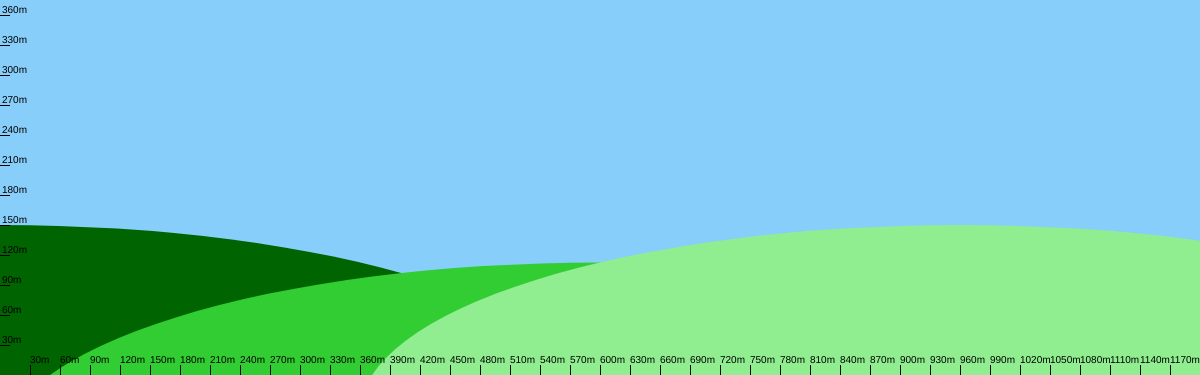
Frame 1 (no input)
Frame 60 (no input): identical to frame 1, image omitted
Frame 120 (the mouse pressed at the canvas centre since frame 60): identical to frame 1, image omitted

The p5.js sketch that drew this single still picture (run headless with seeded random() and noise() and a simulated clock; from frame 60 on, the mouse is pressed at the canvas centre):

// p5.js sketch
// ── sketch.js
//let canvasWidth = 700;
//let canvasHeight = (canvasWidth * 9) / 16;
let canvasWidth = 0; //windowWidth;
let canvasHeight = 0;
let dt = 0.1;
let g = 9.81; // gravity

let groundSpots = [];
let groundSpotsMax = 30;
let time_ellapsed = 0;

let vInput;
let thetaInput;
let startButton;

let v;
let theta;
let running = false;

let _position;
let velocity;

let projectionLine = true;
let maxHeightLine = true;
let maxHeight = canvasHeight;

function setup() {
  canvasWidth = windowWidth;
  canvasHeight = (canvasWidth * 5) / 16;
  createCanvas(canvasWidth, canvasHeight);
  background(200);

  //createP("Initial velocity (v):");
  createP("السرعة الابتدائية (m/s):");
  vInput = createInput();

  //createP("Angle (theta) from the horizontal axis (in degrees):");
  createP("زاوية الإطلاق بالنسبة للأفق(بالدَّرجات):");
  thetaInput = createInput();

  startButton = createButton("أطلق!");
  startButton.mousePressed(startSimulation);
}

function startSimulation() {
  groundSpots = [];
  time_ellapsed = 0;
  running = true;
  maxHeight = canvasHeight;

  let vValue = parseFloat(vInput.value());
  let thetaValue = parseFloat(thetaInput.value()) * (PI / 180);

  _position = createVector(0, canvasHeight);
  velocity = createVector(vValue * cos(thetaValue), -vValue * sin(thetaValue));
}

function draw() {
  drawBackground();
  drawRulerHorizontal();
  drawRulerVertical();

  colorMode(HSL);
  for (let i = groundSpots.length - 1; i >= 0; i--) {
    stroke(0);
    strokeWeight(1);
    let c = color((i * 17) % 256, 100, 50);
    fill(c);
    ellipse(groundSpots[i].x, groundSpots[i].y, 10, 10);
    let tx = groundSpots[i].x;
    let ty = groundSpots[i].y - 2 * groundSpotsMax + 10 * (i % 5);
    stroke(c);
    line(groundSpots[i].x, groundSpots[i].y, tx, ty);
    strokeWeight(5);
    stroke(255);
    fill(0);
    textSize(15);
    textAlign(CENTER, CENTER);
    text(int(groundSpots[i].t * 100) / 100 + "s", tx, ty);
  }
  colorMode(RGB);

  if (running) {
    if (maxHeightLine) {
      drawMaxHeight();
    }
    update_position();
    checkBoundary();
    if (projectionLine) {
      drawRullerProjection();
    }
    displayProjectile();
  }
}

function update_position() {
  time_ellapsed += dt;
  velocity.y += g * dt;
  _position.x += velocity.x * dt;
  _position.y += velocity.y * dt - 0.5 * g * dt * dt;
}

function checkBoundary() {
  if (_position.y > canvasHeight) {
    groundSpots.push({ x: _position.x, y: canvasHeight, t: time_ellapsed });
    if (groundSpots.length > groundSpotsMax) {
      groundSpots.pop();
    }
    _position.y = canvasHeight;
    velocity.y = -0.8 * velocity.y;
    //running = false;
  }
  if (_position.x > canvasWidth) {
    _position.x = canvasWidth;
    velocity.x = -0.8 * velocity.y;
  }
}

function displayProjectile() {
  fill(255, 0, 0);
  stroke(0);
  ellipse(_position.x, _position.y, 10, 10);
}

function drawBackground() {
  background(135, 206, 250); // Set background color to blue sky

  fill(50, 205, 50); // Set fill color to green for grass
  noStroke(); // Set no stroke for grass

  // Draw 3 ellipses for the grass
  fill(0, 100, 0);
  ellipse(width * 0, height * 1.1, width, height);
  fill(50, 205, 50);
  ellipse(width * 0.5, height * 1.2, width, height);
  fill(144, 238, 144);
  ellipse(width * 0.8, height * 1.1, width, height);
}

function drawRulerHorizontal() {
  fill(0);
  noStroke();
  textSize(10);
  textAlign(LEFT, BOTTOM);
  for (let x = 30; x < width; x += 30) {
    rect(x, canvasHeight - 10, 1, 10);
    text(x + "m", x, canvasHeight - 10);
  }
}

function drawRulerVertical() {
  fill(0);
  noStroke();
  textSize(10);
  textAlign(LEFT, BOTTOM);
  for (let y = 30; y < width; y += 30) {
    rect(0, canvasHeight - y, 10, 1);
    text(y + "m", 2, canvasHeight - y);
  }
}

function drawRullerProjection() {
  if (running) {
    noFill(0);
    stroke(255, 0, 0);
    lineDashed(_position.x, 0, _position.x, canvasHeight);
    lineDashed(0, _position.y, width, _position.y);
  }
}

function drawMaxHeight() {
  if (running) {
    if (maxHeight > _position.y) {
      maxHeight = _position.y;
    }
    noFill();
    stroke(255, 255, 0);
    lineDashed(0, maxHeight, width, maxHeight);
    noStroke();
    fill(255, 255, 0);
    textSize(15);
    textAlign(LEFT, BOTTOM);
    text(
      Math.round((canvasHeight - maxHeight) * 100) / 100 + "m",
      30,
      maxHeight
    );
  }
}

function lineDashed(x0, y0, x1, y1) {
  strokeWeight(1);
  let spaces = 15;
  let dx = x0 - x1;
  let dy = y0 - y1;
  let slope = dy / dx;
  let epols = dx / dy;
  let dis = y0 - slope * x0;
  let sid = x0 - epols * y0;

  if (dx == 0) {
    let f = (y) => {
      return y * epols + sid;
    };
    for (let i = y0; i < y1; i += 2 * spaces) {
      line(f(i), i, f(i + spaces), i + spaces);
    }
  } else if (dy == 0) {
    let f = (x) => {
      return x * slope + dis;
    };
    for (let i = x0; i < x1; i += 2 * spaces) {
      line(i, f(i), i + spaces, f(i + spaces));
    }
  }
}

function keyPressed() {
  if (keyCode === ENTER) {
    startSimulation();
  }
}
